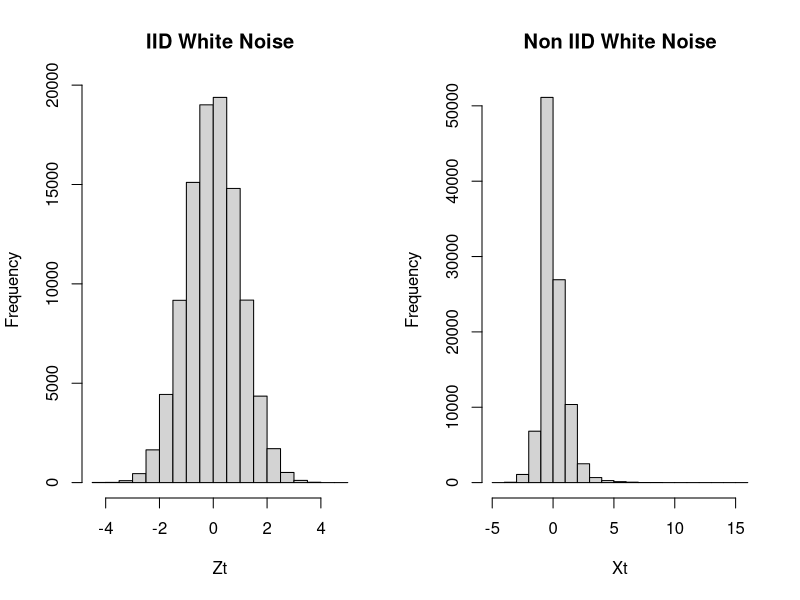

The R source for this figure:
#
#    Simple Non IID White Noise
#
#     source('whitenoise-1.R')
#
  
#  Cleanse

   graphics.off()

# Set it up

   n   <- 100000
   Zt  <- rnorm(n)

   Xt  <- Zt

   odd <- 1+ which((2:n)%%2==1)

   Xt[odd] <- (Zt[odd-1]^2 - 1)/sqrt(2) 

   #x11()
   par(mfrow=c(1,2))
   hist(Zt, main='IID White Noise')
   hist(Xt, main='Non IID White Noise')
   
 